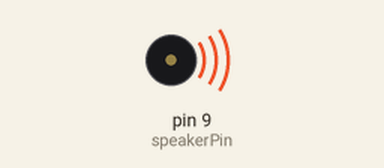
Bench run of a sketch on a simulated Arduino Uno, built with avr-gcc and run on an emulated ATmega328P. Parts: buzzer (waves = sounding). What the sketch prints to the serial monitor is not drawn.

Above: at 0.2 s.
At 7.1 s:
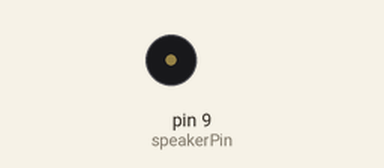
Timing chart, 0 to 8.5 s (numbered marks = the images above):
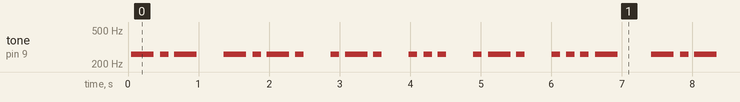

Measured:
- by itself, tone on pin 9 (speakerPin): plays 260 Hz for 0.32 s, 260 Hz for 0.12 s, 260 Hz for 0.32 s, 260 Hz for 0.32 s, 260 Hz for 0.12 s, 260 Hz for 0.32 s … (353 notes in this stretch)

The sketch:

MorseCode.ino
```cpp
char letters[] =
{ 'a', 'b', 'c', 'd', 'e', 'f', 'g', 'h', 'i', 'j',
  'k', 'l', 'm', 'n', 'o', 'p', 'q', 'r', 's', 't',
  'u', 'v', 'w', 'x', 'y', 'z', '0', '1', '2', '3',
  '4', '5', '6', '7', '8', '9', ' ' };

char* morse[] =
{ ".-", "-...", "-.-.", "-..", ".", "..-.", "--.", "....", "..", ".---",
  "-.-", ".-..", "-", "-.", "---", ".--.", "--.-", ".-.", "...", "-",
  "..-", "...-", ".--", "-..-", "-.--", "--..", "-----", ".----", "..---", "...--",
  "....-", ".....", "-....", "--...", "---..", "----.", " " };


int outputLED = 13;
long ditLength = 100;
int speakerPin = 9;
long toneFreq = 1915;
int turnTXon = 12;
char myString[] = "kcrsrv";

 void setup(){
   Serial.begin(9600);
   pinMode(speakerPin, OUTPUT);
   pinMode(turnTXon, INPUT);           // set pin to input
   digitalWrite(turnTXon, HIGH);

 }

 void loop(){
   for (int i = 0; i < sizeof(myString); i++){
     for (int j = 0; j < sizeof(letters); j++){
      if (letters[j] == myString[i]) {
       Serial.print(letters[j]);
       Serial.print(":");
       //Serial.println(morse[j]);
      //blinkCode(morse[j]);
      playCode(morse[j]);

      }
     }
   }
   delay(100);
 }

void blinkCode(char code[]){
 digitalWrite(outputLED, LOW);
 for (int i = 0; i < strlen(code); i++){
  if (code[i] == '.') {
    Serial.print('.');
    digitalWrite(outputLED, HIGH);
    delay(ditLength);
    digitalWrite(outputLED, LOW);
   }
   if (code[i] == '-') {
    Serial.print('-');
     digitalWrite(outputLED, HIGH);
    delay(ditLength * 3);
    digitalWrite(outputLED, LOW);
   }
   if (code[i] == ' '){
     Serial.print(' ');
     delay(ditLength*7);
   }

   delay(ditLength);
  }
    Serial.println();
  delay(ditLength * 3);
}


void playTone(long mylength, long mytone){
   for (long i = 0; i < mylength * 1000L; i += mytone * 2) {
      digitalWrite(speakerPin, HIGH);
      delayMicroseconds(mytone);
      digitalWrite(speakerPin, LOW);
      delayMicroseconds(mytone);
   }

}


void playCode(char code[]){
  for (int i = 0; i < strlen(code); i++){
    if (code[i] == '.') {
       playTone(ditLength, toneFreq);
    }
    if (code[i] == '-') {
       playTone(ditLength*3, toneFreq);
     }
     if (code[i] == ' '){
       delay(ditLength*3);
     }
     delay(ditLength);
    }
    delay(ditLength * 3);

}
```
